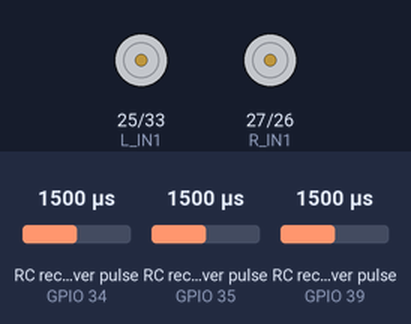
Simulated run of this sketch. Board: ESP32. Parts: motor-driver pin pairs drawn as motors (green arrow = first pin HIGH = forward, orange = second pin HIGH = backward, longer = more drive, scaled by the enable pin). Wiring (inferred from the names in the program): 3 × RC receiver channel: data GPIO 34 / data GPIO 35 / data GPIO 39. The test bench sets the inputs (shaded band); at power-on: RC receiver pulse (sensors on GPIO 34, GPIO 35, GPIO 39) 1500 µs.

Above: at 1.2 s.
1.3 s: RC receiver pulse (sensor on GPIO 34) set to 1479 µs
2.8 s: RC receiver pulse (sensor on GPIO 34) set to 1446 µs
At 3.3 s:
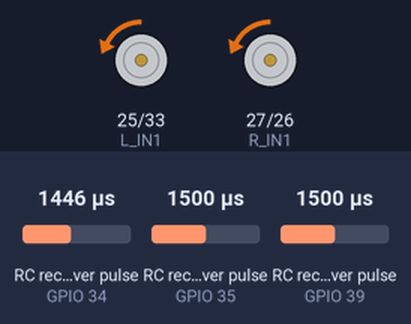
4.3 s: RC receiver pulse (sensor on GPIO 35) set to 1458 µs
At 5.2 s:
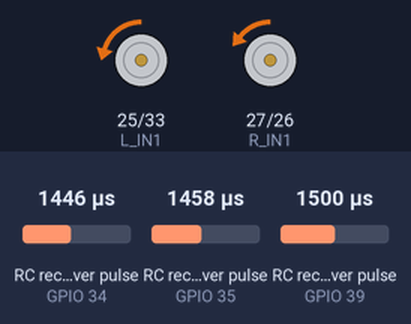
5.8 s: RC receiver pulse (sensor on GPIO 35) set to 1447 µs
At 6.8 s:
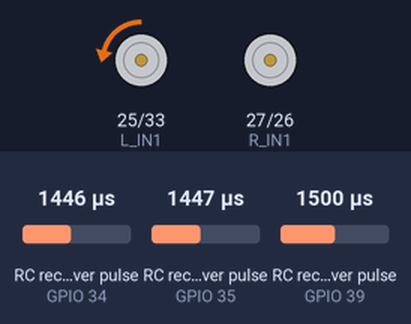
7.3 s: RC receiver pulse (sensor on GPIO 34) set to 1435 µs
At 8.4 s:
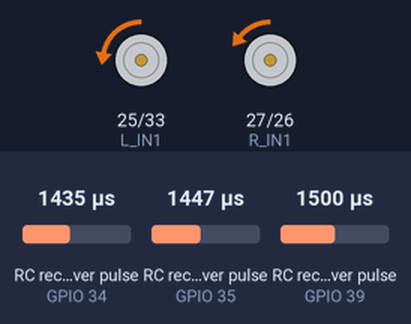
8.8 s: RC receiver pulse (sensor on GPIO 35) set to 1020 µs
At 10.3 s:
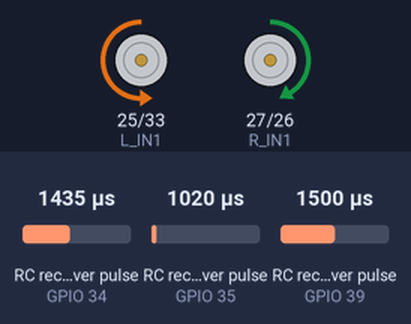
Timing chart, 0 to 11.3 s (numbered marks = the images above; inputs shaded):
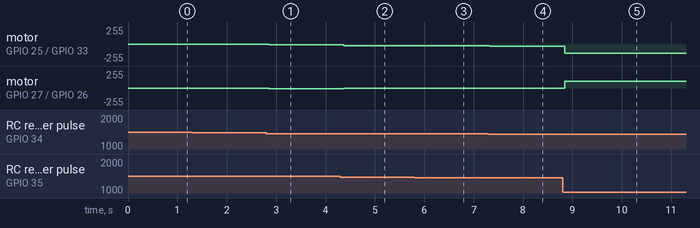

Measured:
- after the input at 1.3 s, every drawn part: stays the same
- after the input at 2.8 s, motor on GPIO 25 (L_IN1) / GPIO 33 (L_IN2), motor on GPIO 27 (R_IN1) / GPIO 26 (R_IN2): stopped → backward 14/255 after 0.05 s
- after the input at 4.3 s, motor on GPIO 25 (L_IN1) / GPIO 33 (L_IN2): backward 14/255 → backward 25/255 after 0.07 s; motor on GPIO 27 (R_IN1) / GPIO 26 (R_IN2): backward 14/255 → backward 3/255 after 0.07 s
- after the input at 5.8 s, motor on GPIO 25 (L_IN1) / GPIO 33 (L_IN2): backward 25/255 → backward 28/255 after 0.05 s; motor on GPIO 27 (R_IN1) / GPIO 26 (R_IN2): backward 3/255 → stopped after 0.05 s
- after the input at 7.3 s, motor on GPIO 25 (L_IN1) / GPIO 33 (L_IN2): backward 28/255 → backward 31/255 at once; motor on GPIO 27 (R_IN1) / GPIO 26 (R_IN2): stopped → backward 3/255 at once
- after the input at 8.8 s, motor on GPIO 25 (L_IN1) / GPIO 33 (L_IN2): backward 31/255 → backward 138/255 after 0.05 s; motor on GPIO 27 (R_IN1) / GPIO 26 (R_IN2): backward 3/255 → forward 105/255 after 0.05 s

The sketch:

FLYSKY_ESP32_RC_RC_L298N.ino
```cpp
// FlySky Receiver Input Pins
#define CH1_PIN 35  //Forward/Backward
#define CH2_PIN 34  // Left/Right
#define CH5_PIN 39  // Speed Mode toggle Switch

// L298N Right Motor Pins
#define R_IN1 27  //IN1
#define R_IN2 26  //IN2
// L298N Left Motor Pins
#define L_IN1 25  //IN3
#define L_IN2 33  //IN4

#define R_EN 14  // PWM pin (EnA)
#define L_EN 32  // PWM pin (EnB)

// PWM Channels
#define L_EN_CH 0
#define R_EN_CH 1

float speedMultiplier = 1.0;  //Initially Full Speed

// Deadband function
int applyDeadband(int value, int threshold = 10) {
  return (abs(value) < threshold) ? 0 : value;
}

void setup() {
  Serial.begin(115200);

  // Set receiver pins
  pinMode(CH1_PIN, INPUT);
  pinMode(CH2_PIN, INPUT);
  pinMode(CH5_PIN, INPUT);

  // Set motor control pins
  pinMode(L_IN1, OUTPUT);
  pinMode(L_IN2, OUTPUT);
  pinMode(R_IN1, OUTPUT);
  pinMode(R_IN2, OUTPUT);

  // Setup PWM channels
  ledcSetup(L_EN_CH, 1000, 8);
  ledcAttachPin(L_EN, L_EN_CH);

  ledcSetup(R_EN_CH, 1000, 8);
  ledcAttachPin(R_EN, R_EN_CH);

  stopMotors();
}

void loop() {
  // Read FlySky PWM signals
  int ch1 = pulseIn(CH1_PIN, HIGH, 25000);
  int ch2 = pulseIn(CH2_PIN, HIGH, 25000);
  int ch5 = pulseIn(CH5_PIN, HIGH, 25000);

  // Debug output
  //Serial.print("CH1: ");
  //Serial.print(ch1);
  // Serial.print(" CH2: ");
  // Serial.println(ch2);

  //prevent unnecessary movement when transmitter is off / not connect with TX
  //the bot will be active only when the channel value within 1000-2000.
  if (ch1 < 500 || ch1 > 2200 || ch2 < 500 || ch2 > 2200) {
    stopMotors();
    return;
  }

  // Speed Mode
  if (ch5 < 1500) {
    speedMultiplier = 1.0;  //100% Speed
  } else {
    speedMultiplier = 0.5;  //0.5 = 50% Speed, 0.7 = 70%, 0.8 = 80%
  }

  // Map joystick to motor speeds
  int x = map(ch1, 1000, 2000, -255, 255) * speedMultiplier;
  int y = map(ch2, 1000, 2000, -255, 255) * speedMultiplier;

  //apply deadband to avoid small values then no signal from transmitter
  x = applyDeadband(x);
  y = applyDeadband(y);

  //motor mixing with correct reverse logic
  int leftSpeed, rightSpeed;
  if (y <= -150) {  //mixing for backward right and backward left
    leftSpeed = y - x;
    rightSpeed = y + x;
  } else {  //mixing for forward, left, right, backward
    leftSpeed = y + x;
    rightSpeed = y - x;
  }

  // Limit speed range
  leftSpeed = constrain(leftSpeed, -255, 255);
  rightSpeed = constrain(rightSpeed, -255, 255);

  // Set motor speeds and directions
  setMotor(L_IN1, L_IN2, L_EN_CH, leftSpeed);
  setMotor(R_IN1, R_IN2, R_EN_CH, rightSpeed);

  // Debug output
  //Serial.print("X: ");
  //Serial.print(x);
  //Serial.print(" Y: ");
  //Serial.print(y);
  //Serial.print(" SpeedMode: ");
  //Serial.print(speedMultiplier);
  // Serial.print("  L: ");
  //Serial.print(leftSpeed);
  //Serial.print(" R: ");
  //Serial.println(rightSpeed);
}

void setMotor(uint8_t IN1, uint8_t IN2, uint8_t EN_CH, int speed) {
  if (speed > 0) {
    digitalWrite(IN1, HIGH);
    digitalWrite(IN2, LOW);
    ledcWrite(EN_CH, speed);
  } else if (speed < 0) {
    digitalWrite(IN1, LOW);
    digitalWrite(IN2, HIGH);
    ledcWrite(EN_CH, -speed);
  } else {
    digitalWrite(IN1, LOW);
    digitalWrite(IN2, LOW);
    ledcWrite(EN_CH, 0);
  }
}

void stopMotors() {
  setMotor(L_IN1, L_IN2, L_EN_CH, 0);
  setMotor(R_IN1, R_IN2, R_EN_CH, 0);
}
```
